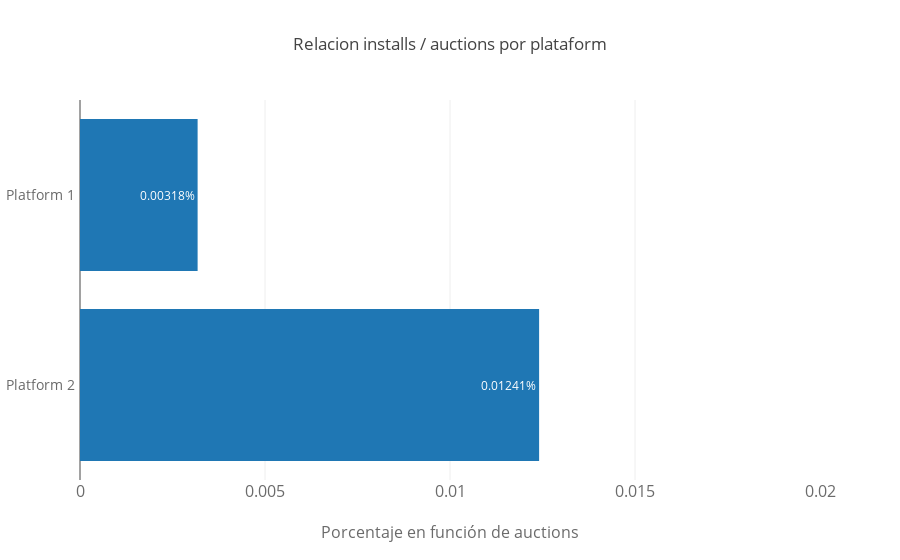

The notebook cell saved with this chart:
### Code cell
y = ['Platform 2 ', 'Platform 1 ']
x = df_plataform["porcentaje_installed"]

text = []
for i in x:
    text.append(str(round(i,5)) + "%")

data = [go.Bar(
            x=x,
            y=y,
            text=text,
            textposition = 'auto',
            orientation = 'h'
        )]
layout = go.Layout(
    title='Relacion installs / auctions por plataform',
    xaxis=dict(
        title='Porcentaje en función de auctions',
        range= [0,0.02],
        titlefont=dict(
            size=16,
            color='rgb(107, 107, 107)'
        ),
        tickfont=dict(
            size=16,
            color='rgb(107, 107, 107)'
        )
    ),
    yaxis=dict(
        
        tickfont=dict(
            size=14,
            color='rgb(107, 107, 107)'
        )
    ),
)

fig = go.Figure(data=data, layout=layout)
py.offline.iplot(fig)

### Figure 1 — Plotly figure (JSON) as saved in the notebook; plotly's stock layout.template omitted (floating-point values rounded to 4 significant figures)
{"data": [{"orientation": "h", "text": ["0.01241%", "0.00318%"], "textposition": "auto", "type": "bar", "uid": "d8caed5e-640d-4d91-9d2b-809be1562e7b", "x": [0.01241, 0.003179], "y": ["Platform 2 ", "Platform 1 "]}], "layout": {"title": {"text": "Relacion installs / auctions por plataform"}, "xaxis": {"range": [0, 0.02], "tickfont": {"color": "rgb(107, 107, 107)", "size": 16}, "title": {"font": {"color": "rgb(107, 107, 107)", "size": 16}, "text": "Porcentaje en función de auctions"}}, "yaxis": {"tickfont": {"color": "rgb(107, 107, 107)", "size": 14}}}}
